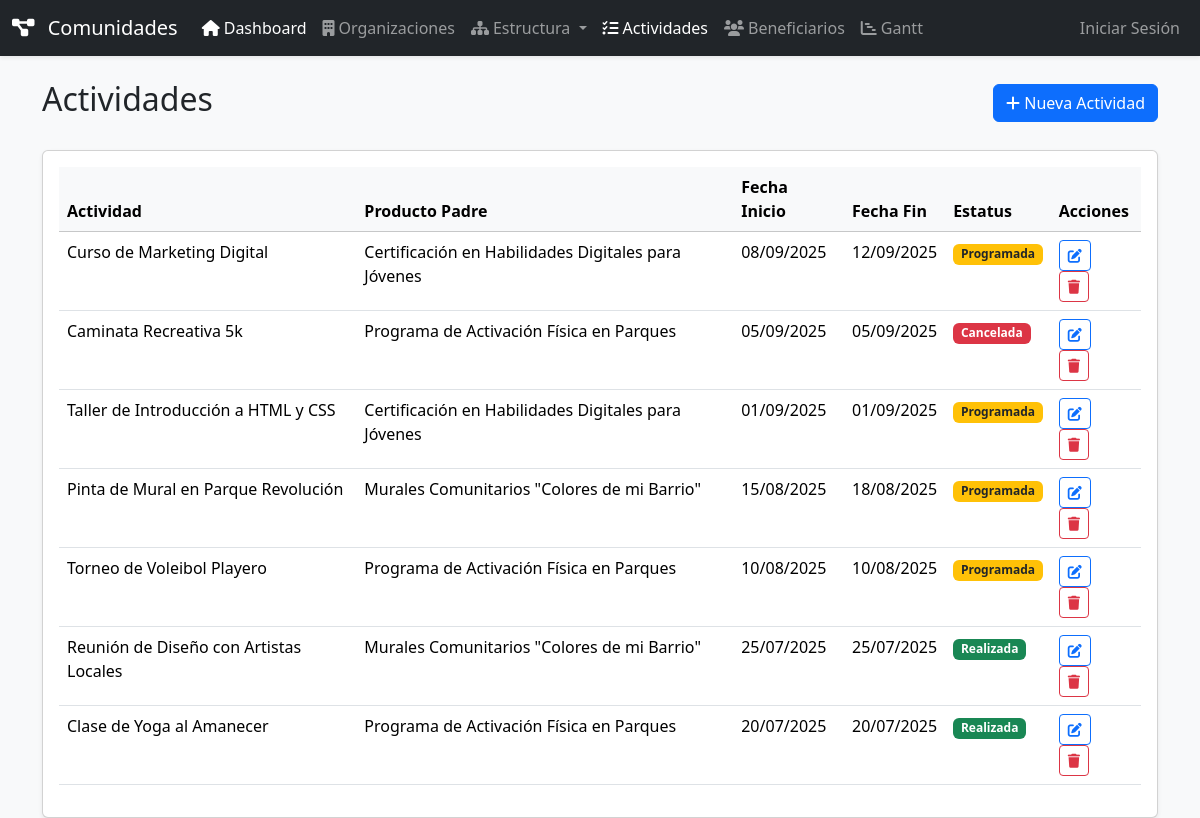
The page /actividades/index.php on the database its author committed.
### tables this page shows
CREATE TABLE actividades (
    id INT AUTO_INCREMENT PRIMARY KEY,
    producto_id INT NOT NULL,
    nombre VARCHAR(255) NOT NULL,
    descripcion TEXT,
    tipo_actividad VARCHAR(100),
    fecha_inicio DATETIME,
    fecha_fin DATETIME,
    lugar VARCHAR(255),
    responsable_id INT,
    modalidad VARCHAR(50),
    estatus VARCHAR(50) DEFAULT 'Programada',
    meta TEXT,
    indicador TEXT,
    created_at TIMESTAMP DEFAULT CURRENT_TIMESTAMP,
    updated_at TIMESTAMP DEFAULT CURRENT_TIMESTAMP ON UPDATE CURRENT_TIMESTAMP,
    FOREIGN KEY (producto_id) REFERENCES productos(id) ON DELETE CASCADE,
    FOREIGN KEY (responsable_id) REFERENCES usuarios(id) ON DELETE SET NULL
);

CREATE TABLE productos (
    id INT AUTO_INCREMENT PRIMARY KEY,
    componente_id INT NOT NULL,
    tipo_producto VARCHAR(100),
    nombre VARCHAR(255) NOT NULL,
    descripcion TEXT,
    created_at TIMESTAMP DEFAULT CURRENT_TIMESTAMP,
    updated_at TIMESTAMP DEFAULT CURRENT_TIMESTAMP ON UPDATE CURRENT_TIMESTAMP,
    FOREIGN KEY (componente_id) REFERENCES componentes(id) ON DELETE CASCADE
);

### actividades/index.php (the view, shortened to what this page needs)
<?php
require_once '../includes/config.php';
$sql = "SELECT a.id, a.nombre, a.fecha_inicio, a.fecha_fin, a.estatus, p.nombre AS producto_nombre
        FROM actividades a
        JOIN productos p ON a.producto_id = p.id
        ORDER BY a.fecha_inicio DESC";
try {
    $actividades = $pdo->query($sql)->fetchAll();
} catch (PDOException $e) {
    die("Error al obtener las actividades: " . $e->getMessage());
}
include '../includes/header.php';
?>
<div class="d-flex justify-content-between align-items-center mb-4">
    <h1 class="h2">Actividades</h1>
    <a href="create.php" class="btn btn-primary">
        <i class="fas fa-plus mr-1"></i> Nueva Actividad
    </a>
</div>
<div class="card shadow-sm">
    <div class="card-body">
        <table class="table table-hover">
            <thead class="table-light">
                <tr>
                    <th scope="col">Actividad</th>
                    <th scope="col">Producto Padre</th>
                    <th scope="col">Fecha Inicio</th>
                    <th scope="col">Fecha Fin</th>
                    <th scope="col">Estatus</th>
                    <th scope="col">Acciones</th>
                </tr>
            </thead>
            <tbody>
                <?php if (empty($actividades)): ?>
                    <tr>
                        <td colspan="6" class="text-center">No hay actividades registradas.</td>
                    </tr>
                <?php else: ?>
                    <?php foreach ($actividades as $actividad): ?>
                    <tr>
                        <td><?= htmlspecialchars($actividad['nombre']) ?></td>
                        <td><?= htmlspecialchars($actividad['producto_nombre']) ?></td>
                        <td><?= date('d/m/Y', strtotime($actividad['fecha_inicio'])) ?></td>
                        <td><?= date('d/m/Y', strtotime($actividad['fecha_fin'])) ?></td>
                        <td>
                            <span class="badge
                                <?php
                                    switch ($actividad['estatus']) {
                                        case 'Realizada': echo 'bg-success'; break;
                                        case 'Cancelada': echo 'bg-danger'; break;
                                        default: echo 'bg-warning text-dark'; break;
                                    }
                                ?>">
                                <?= htmlspecialchars($actividad['estatus']) ?>
                            </span>
                        </td>
                        <td>
                            <a href="edit.php?id=<?= $actividad['id'] ?>" class="btn btn-sm btn-outline-primary me-2" title="Editar">
                                <i class="fas fa-edit"></i>
                            </a>
                            <a href="delete.php?id=<?= $actividad['id'] ?>" class="btn btn-sm btn-outline-danger" title="Eliminar" onclick="return confirm('¿Estás seguro?')">
                                <i class="fas fa-trash"></i>
                            </a>
                        </td>
                    </tr>
                    <?php endforeach; ?>
                <?php endif; ?>
            </tbody>
        </table>
    </div>
</div>
<?php include '../includes/footer.php'; ?>

### includes/header.php (shortened to what this page needs)
<!DOCTYPE html>
<html lang="es">
<head>
    <link href="https://cdn.jsdelivr.net/npm/bootstrap@5.3.3/dist/css/bootstrap.min.css" rel="stylesheet">
    <link rel="stylesheet" href="https://cdnjs.cloudflare.com/ajax/libs/font-awesome/6.0.0/css/all.min.css">
</head>
<body class="bg-light">
    <?php include 'nav.php'; ?>
    <div class="container mt-4">

### includes/nav.php (shortened to what this page needs)
<?php
$current_page = basename($_SERVER['PHP_SELF']);
$current_dir = basename(dirname($_SERVER['PHP_SELF']));
?>
<nav class="navbar navbar-expand-lg navbar-dark bg-dark shadow-sm">
    <div class="container-fluid">
        <a class="navbar-brand" href="/index.php">
            <i class="fas fa-project-diagram me-2"></i>
            Comunidades
        </a>
        <div class="collapse navbar-collapse" id="main-navbar">
            <ul class="navbar-nav me-auto mb-2 mb-lg-0">
                <li class="nav-item">
                    <a class="nav-link <?= ($current_page === 'index.php') ? 'active' : '' ?>" href="/index.php">
                        <i class="fas fa-home me-1"></i>Dashboard
                    </a>
                </li>
                <li class="nav-item">
                    <a class="nav-link <?= ($current_dir === 'organizaciones') ? 'active' : '' ?>" href="/organizaciones/index.php">
                        <i class="fas fa-building me-1"></i>Organizaciones
                    </a>
                </li>
                <li class="nav-item dropdown">
                    <a class="nav-link dropdown-toggle <?= in_array($current_dir, ['ejes', 'componentes', 'productos']) ? 'active' : '' ?>" href="#" id="navbarDropdownEstructura" role="button" data-bs-toggle="dropdown" aria-expanded="false">
                        <i class="fas fa-sitemap me-1"></i>Estructura
                    </a>
                </li>
                 <li class="nav-item">
                    <a class="nav-link <?= ($current_dir === 'actividades') ? 'active' : '' ?>" href="/actividades/index.php">
                        <i class="fas fa-tasks me-1"></i>Actividades
                    </a>
                </li>
                 <li class="nav-item">
                    <a class="nav-link <?= ($current_dir === 'beneficiarios') ? 'active' : '' ?>" href="/beneficiarios/index.php">
                        <i class="fas fa-users me-1"></i>Beneficiarios
                    </a>
                </li>
                 <li class="nav-item">
                    <a class="nav-link <?= ($current_page === 'gantt.php') ? 'active' : '' ?>" href="/gantt.php">
                        <i class="fas fa-chart-gantt me-1"></i>Gantt
                    </a>
                </li>
            </ul>
            <ul class="navbar-nav ms-auto mb-2 mb-lg-0">
                <?php if (isset($_SESSION['user_id'])): ?>
                    <li class="nav-item dropdown">
                        <a class="nav-link dropdown-toggle" href="#" id="navbarDropdownUsuario" role="button" data-bs-toggle="dropdown" aria-expanded="false">
                            <i class="fas fa-user me-1"></i><?= htmlspecialchars($_SESSION['user_nombre']) ?>
                        </a>
                        <ul class="dropdown-menu dropdown-menu-end" aria-labelledby="navbarDropdownUsuario">
                            <li><a class="dropdown-item" href="/usuarios/perfil.php">Mi Perfil</a></li>
                            <li><hr class="dropdown-divider"></li>
                            <li><a class="dropdown-item" href="/auth/logout.php">Cerrar Sesión</a></li>
                        </ul>
                    </li>
                <?php else: ?>
                    <li class="nav-item">
                        <a class="nav-link" href="/auth/login.php">Iniciar Sesión</a>
                    </li>
                <?php endif; ?>
            </ul>
        </div>
    </div>
</nav>

### includes/footer.php
</div> <script src="https://cdn.jsdelivr.net/npm/bootstrap@5.3.3/dist/js/bootstrap.bundle.min.js"></script>
</body>
</html>

### rows shown on the page
actividades: nombre "Curso de Marketing Digital", producto.nombre "Certificación en Habilidades Digitales para Jóvenes", fecha_inicio "08/09/2025", fecha_fin "12/09/2025", estatus "Programada"
actividades: nombre "Caminata Recreativa 5k", producto.nombre "Programa de Activación Física en Parques", fecha_inicio "05/09/2025", fecha_fin "05/09/2025", estatus "Cancelada"
actividades: nombre "Taller de Introducción a HTML y CSS", producto.nombre "Certificación en Habilidades Digitales para Jóvenes", fecha_inicio "01/09/2025", fecha_fin "01/09/2025", estatus "Programada"
actividades: nombre "Pinta de Mural en Parque Revolución", producto.nombre "Murales Comunitarios \"Colores de mi Barrio\"", fecha_inicio "15/08/2025", fecha_fin "18/08/2025", estatus "Programada"
actividades: nombre "Torneo de Voleibol Playero", producto.nombre "Programa de Activación Física en Parques", fecha_inicio "10/08/2025", fecha_fin "10/08/2025", estatus "Programada"
actividades: nombre "Reunión de Diseño con Artistas Locales", producto.nombre "Murales Comunitarios \"Colores de mi Barrio\"", fecha_inicio "25/07/2025", fecha_fin "25/07/2025", estatus "Realizada"
actividades: nombre "Clase de Yoga al Amanecer", producto.nombre "Programa de Activación Física en Parques", fecha_inicio "20/07/2025", fecha_fin "20/07/2025", estatus "Realizada"
